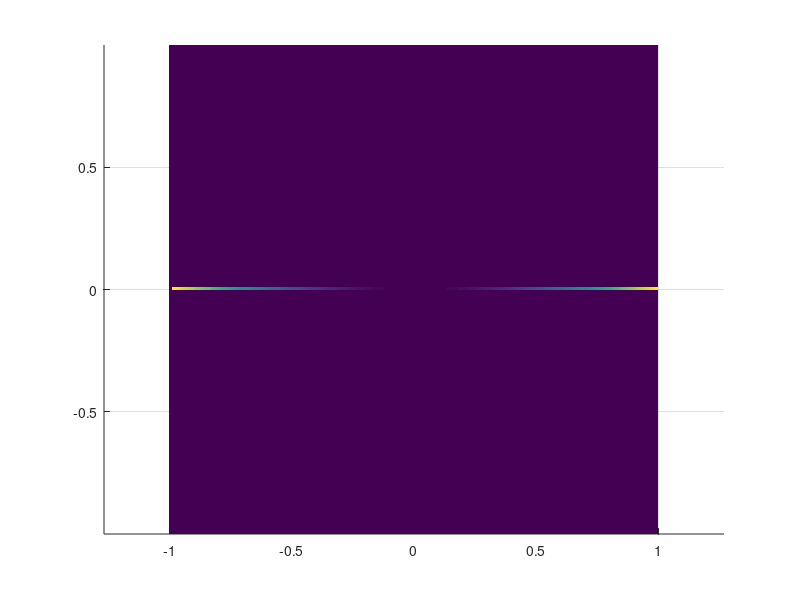

MATLAB code to generate this figure:
%zernike

% rho = 0.1:0.1:1;

x=-1:0.01:1;
y=-1:0.01:1;
n=2;
m=2;

zernike_radial = zeros(length(x));
for i=1:length(x)
    for j=1:length(y)
        rho = sqrt(x(i)^2+y(j)^2);
        phi = atan2(y(i),x(i));
        if rho<1
            if mod(n-m,2) == 0
                for k=0:(n-m)/2
                    zernike_radial(i,j) = zernike_radial(i,j) + (-1)^k*factorial(n-k)/factorial(k)/factorial((n+m)/2-k)/factorial((n-m)/2-k) * rho.^(n-2*k);
                end
            end
        else
            zernike_radial(i,j)=0;
        end
        zernike(i,j) = zernike_radial(i,j) * cos(m*phi);
    end
end

surf(x,y,zernike)
view(2)
axis equal
shading flat
    

